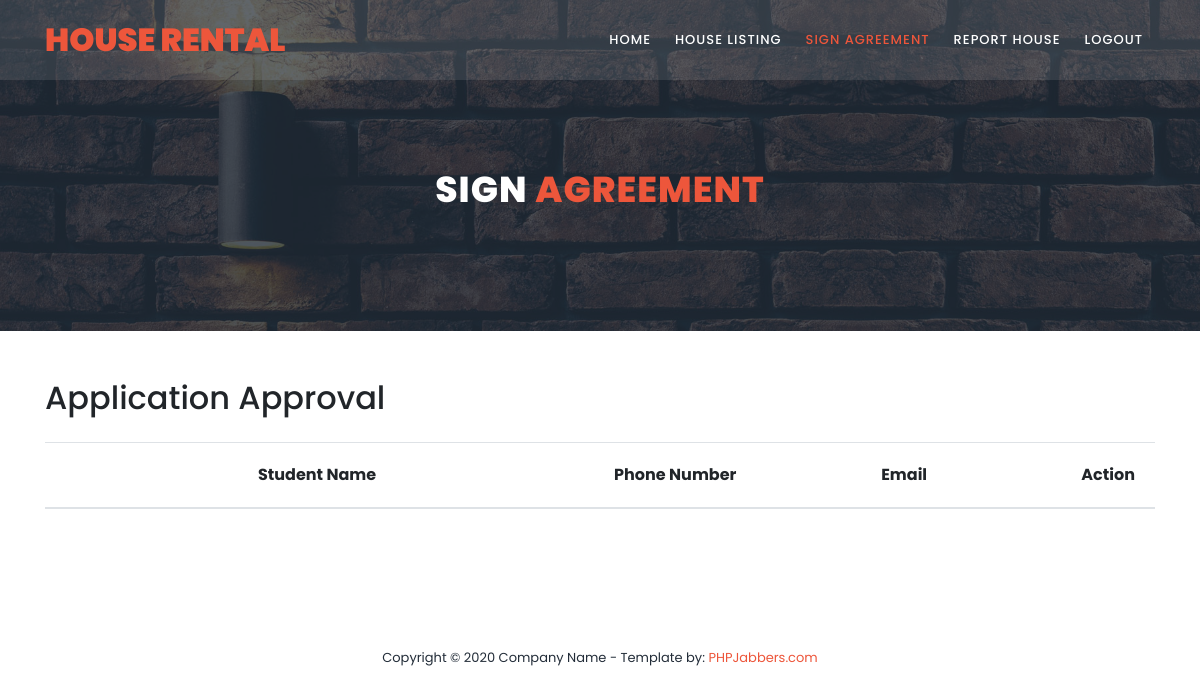
Before: /student-rental-management-system/studentapproval.php with the older database file.
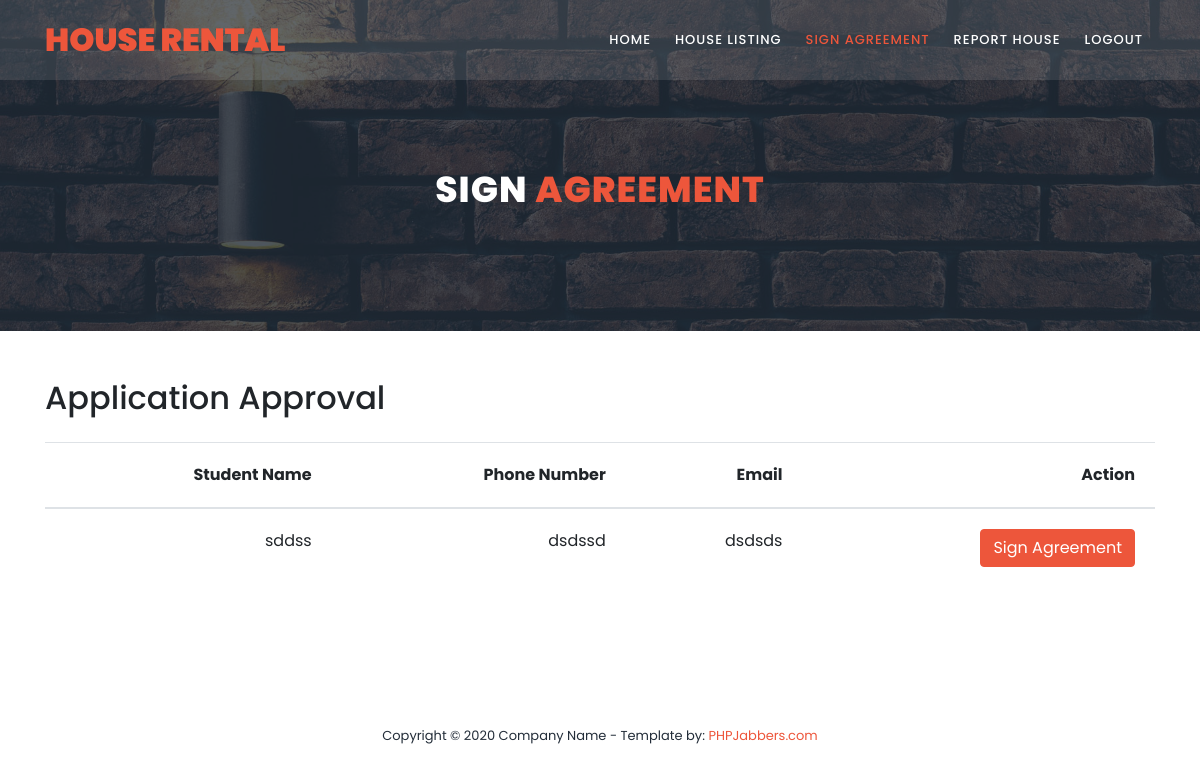
After: the same page with the newer database file.
### tables this page shows
CREATE TABLE `student_applications` (
  `application_id` int(11) NOT NULL,
  `house_id` int(255) NOT NULL,
  `student_name` varchar(255) NOT NULL,
  `student_email` varchar(255) NOT NULL,
  `student_phone` varchar(255) NOT NULL,
  `status` varchar(255) NOT NULL
);

### student-rental-management-system/studentapproval.php (the view, shortened to what this page needs)
<?php
require 'database.php';
$query = "SELECT * FROM student_applications WHERE status = 'approved'";
$query_run = mysqli_query($conn, $query);
?>
<!DOCTYPE html>
<html lang="en">
  <head>
    <link rel="stylesheet" type="text/css" href="assets/css/bootstrap.min.css">
    <link rel="stylesheet" type="text/css" href="assets/css/font-awesome.css">
    <link rel="stylesheet" href="assets/css/style.css">
    </head>
    <body>
    <header class="header-area header-sticky">
        <div class="container">
            <div class="row">
                <div class="col-12">
                    <nav class="main-nav">
                        <a href="student_mainPage.php" class="logo"><em>House Rental</em></a>
                        <ul class="nav">
                        <li><a href="student_mainPage.php">Home</a></li>
                        <li><a href="studentlisthouse.php">House Listing</a></li>
                        <li><a href="studentapproval.php" class="active">Sign Agreement</a></li>
                        <li><a href="student_complain.php">Report House</a></li>
                        <li><a href="student_logout.php">Logout</a></li>
                    </nav>
                </div>
            </div>
        </div>
    </header>
    <section class="section section-bg" id="call-to-action" style="background-image: url(assets/images/banner-image-1-1920x500.jpg)">
        <div class="container">
            <div class="row">
                <div class="col-lg-10 offset-lg-1">
                    <div class="cta-content">
                        <br>
                        <br>
                        <h2>Sign <em>Agreement</em></h2>
                    </div>
                </div>
            </div>
        </div>
    </section>
    <section class="section" id="trainers">
        <div class="container">
            <br>
            <br>
            <h2>Application Approval</h2>
            <br>
            <table class="table">
                <thead>
                    <tr>
                        <th>Student Name</th>
                        <th>Phone Number</th>
                        <th>Email</th>
                        <th>Action</th>
                    </tr>
                </thead>
                <tbody>
                    <?php
                    if ($query_run) {
                        while ($row = mysqli_fetch_assoc($query_run)) {
                            echo "<tr>";
                            echo "<td>{$row['student_name']}</td>";
                            echo "<td>{$row['student_phone']}</td>";
                            echo "<td>{$row['student_email']}</td>";
                            echo "<td><a href='studentsignagreement.php?application_id={$row['application_id']}' class='btn btn-primary'>Sign Agreement</a></td>";
                            echo "</tr>";
                        }
                    } else {
                        echo "<tr><td colspan='4'>No approved students found.</td></tr>";
                    }
                    ?>
                </tbody>
            </table>
        </div>
    </section>
    <footer>
        <div class="container">
            <div class="row">
                <div class="col-lg-12">
                    <p>
                        Copyright © 2020 Company Name
                        - Template by: <a href="https://www.phpjabbers.com/">PHPJabbers.com</a>
                    </p>
                </div>
            </div>
        </div>
    </footer>
  </body>
</html>

Changed rows visible on the page:
added student_applications: student_name "sddss", student_phone "dsdssd", student_email "dsdsds"
